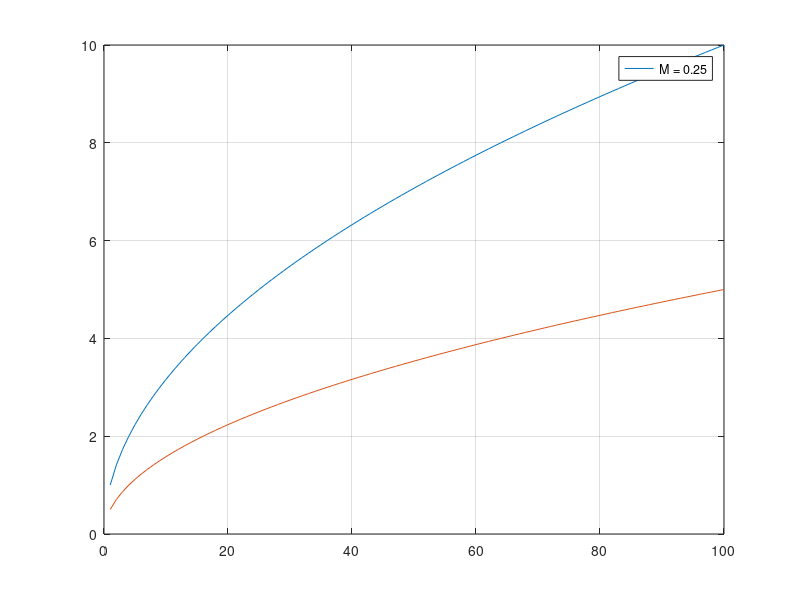

Reproduce this figure in MATLAB.
clc
clear all
close all

M=[1 0.5 0.25];
X=1:100;
Y1=M(1)*sqrt(X);
Y2=M(2)*sqrt(X);
Y3=M(3)*sqrt(X);

plot(X, Y1)
hold on
grid on
plot(X, Y2)
for i=1:3
legend([ 'M = ', num2str(M(i)) ])
end
%  legend([ 'Kn = ', num2str(Kn(k)) ])
